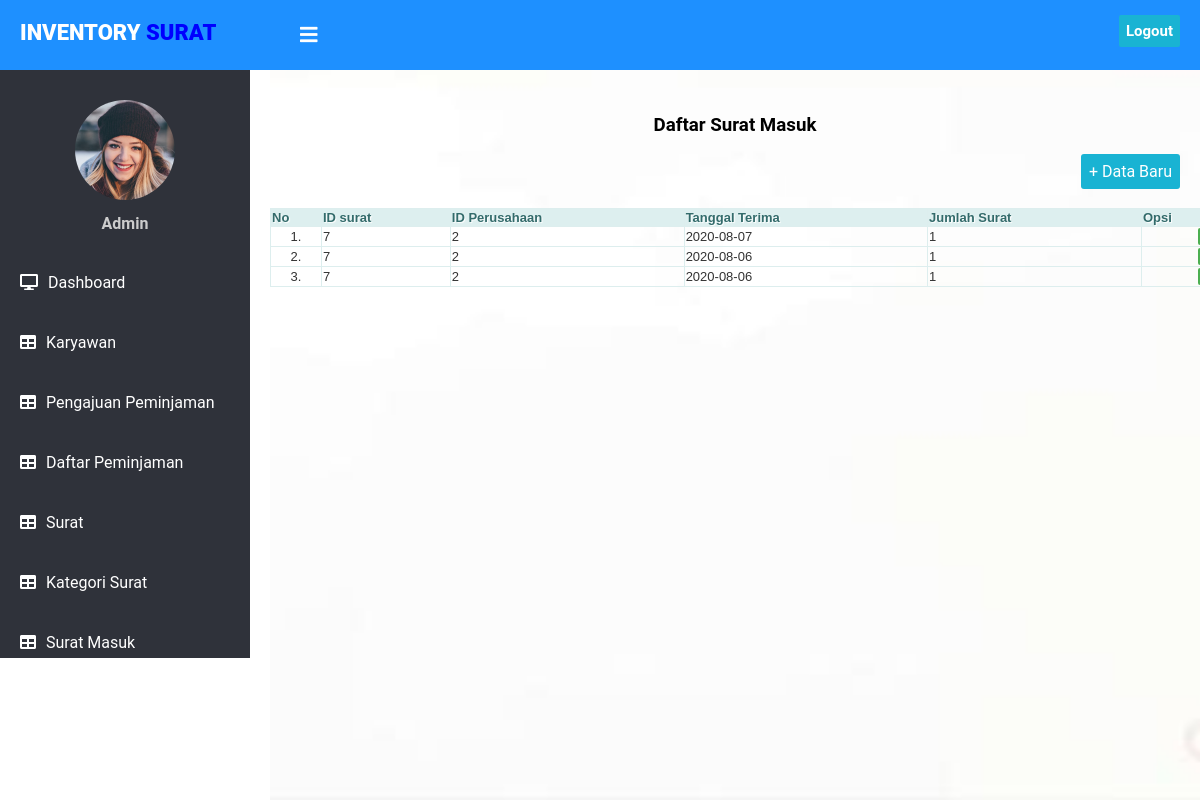
Screenshot of /crud_surat_masuk/index.php with the database file from the repository.
### tables this page shows
CREATE TABLE `surat_masuk` (
  `id` int(11) NOT NULL,
  `id_surat` int(11) NOT NULL,
  `id_perusahaan` int(10) NOT NULL,
  `tanggal_terima` date NOT NULL,
  `jumlah_surat` varchar(11) NOT NULL
);

### crud_surat_masuk/index.php (the view, shortened to what this page needs)
<!DOCTYPE html>
<html lang="en" dir="ltr">
<head>
    <link rel="stylesheet" href="../admin/style.css">
    <link rel="stylesheet" href="https://cdnjs.cloudflare.com/ajax/libs/font-awesome/5.12.1/css/all.min.css">
</head>
<body>
    <header>
      <label for="check">
        <i class="fas fa-bars" id="sidebar_btn"></i>
      </label>
      <div class="left_area">
        <h3>Inventory <span>Surat</span></h3>
      </div>
      <div class="right_area">
        <a href="../logout.php" class="logout_btn">Logout</a>
      </div>
    </header>
    <div class="sidebar">
      <center>
        <img src="../admin/1.png" class="profile_image" alt="">
        <h4>Admin</h4>
      </center>
      <a href="../dashboard/index.php"><i class="fas fa-desktop"></i><span>Dashboard</span></a>
      <a href="../crud_karyawan/index.php"><i class="fas fa-table"></i><span>Karyawan</span></a>
      <a href="../pengajuan_peminjaman/index.php"><i class="fas fa-table"></i><span>Pengajuan Peminjaman</span></a>
      <a href="../daftar_peminjaman/index.php"><i class="fas fa-table"></i><span>Daftar Peminjaman</span></a>
      <a href="../crud_surat/index.php"><i class="fas fa-table"></i><span>Surat</span></a>
      <a href="../crud_kategori_surat/index.php"><i class="fas fa-table"></i><span>Kategori Surat</span></a>
      <a href="index.php"><i class="fas fa-table"></i><span>Surat Masuk</span></a>
    </div>
    <div class="content">
      <br/>
      <br/>
      <br/>
      <br/>
      <br/>
      <h3 align="center">Daftar Surat Masuk</h3>
      <div class="button" align="right" >
        <a href="form_tambah.php" class="example_a" rel="nofollow noopener">+ Data Baru</a>
      </div>
      <div style="overflow: auto;">
        <table border="" class="table" width="1075px">
          <br/>
        <tr class="table-th">
          <th>No</th>
          <th>ID surat</th>
          <th>ID Perusahaan</th>
          <th>Tanggal Terima</th>
          <th>Jumlah Surat</th>
          <th width="200px">Opsi</th>
        </tr>
        <?php
          include "../koneksi.php";
          $query = mysqli_query($koneksi, "SELECT * FROM surat_masuk") or die(mysqli_error($koneksi));
          $nomor = 1;
          while($data = mysqli_fetch_array($query)) { ?>
            <tr class="table-td">
              <td align="center"><?php echo $nomor++; ?>.</td>
              <td><?php echo $data['id_surat']; ?></td>
              <td><?php echo $data['id_perusahaan']; ?></td>
              <td><?php echo $data['tanggal_terima']; ?></td>
              <td><?php echo $data['jumlah_surat']; ?></td>
              <td width="90px" align="center">
              </td>
            </tr>
        <?php
        } ?>
        </table>
      </div>
    </div>
</body>
</html>

### admin/style.css (style rules this page uses)
body { margin: 0; padding: 0; font-family: "Roboto", sans-serif; }
header { position: fixed; background: #1E90FF; padding: 20px; width: 100%; height: 30px; }
.left_area h3 { color: #fff; margin: 0; text-transform: uppercase; font-size: 22px; font-weight: 900; }
.left_area span { color: #0000FF; }
.logout_btn { padding: 7px; background: #19B3D3; text-decoration: none; float: right; margin-top: -30px; margin-right: 40px; border-radius: 2px; font-size: 15px; font-weight: 600; color: #fff; transition: 0.5s; transition-property: background; }
.sidebar { background: #2f323a; margin-top: 70px; padding-top: 30px; padding-bottom : 30px; position: fixed; left: 0; width: 250px; height: 528px; transition: 0.5s; transition-property: left; overflow-y : scroll; }
.sidebar .profile_image { width: 100px; height: 100px; border-radius: 100px; margin-bottom: 10px; }
.sidebar h4 { color: #ccc; margin-top: 0; margin-bottom: 20px; }
.sidebar a { color: #fff; display: block; width: 100%; line-height: 60px; text-decoration: none; padding-left: 20px; box-sizing: border-box; transition: 0.5s; transition-property: background; }
.sidebar i { padding-right: 10px; }
label #sidebar_btn { z-index: 1; color: #fff; position: fixed; cursor: pointer; left: 300px; font-size: 20px; margin: 5px 0; transition: 0.5s; transition-property: color; }
.content { margin-left: 270px; background: url(background2.jpg) no-repeat; background-position: center; background-size: cover; height: 100vh; transition: 0.5s; }
.table { border: solid 1px #DDEEEE; border-collapse: collapse; border-spacing: 0; font: normal 13px Arial, sans-serif; }
.table-th { background-color: #DDEFEF; border: solid 1px #DDEEEE; color: #336B6B; padding: 10px; text-align: left; text-shadow: 1px 1px 1px #fff; }
.table-td { border: solid 1px #DDEEEE; color: #333; padding: 10px; text-shadow: 1px 1px 1px #fff; }
.example_a { color: #fff !important; text-decoration: none; background: #19B3D3; padding: 8px; border-radius: 3px; display: inline-block; border: none; transition: all 0.4s ease 0s; }
.button { padding-right: 20px; }

### rows the page displays
surat_masuk: id_surat "7", id_perusahaan "2", tanggal_terima "2020-08-07", jumlah_surat "1"
surat_masuk: id_surat "7", id_perusahaan "2", tanggal_terima "2020-08-06", jumlah_surat "1"
surat_masuk: id_surat "7", id_perusahaan "2", tanggal_terima "2020-08-06", jumlah_surat "1"
